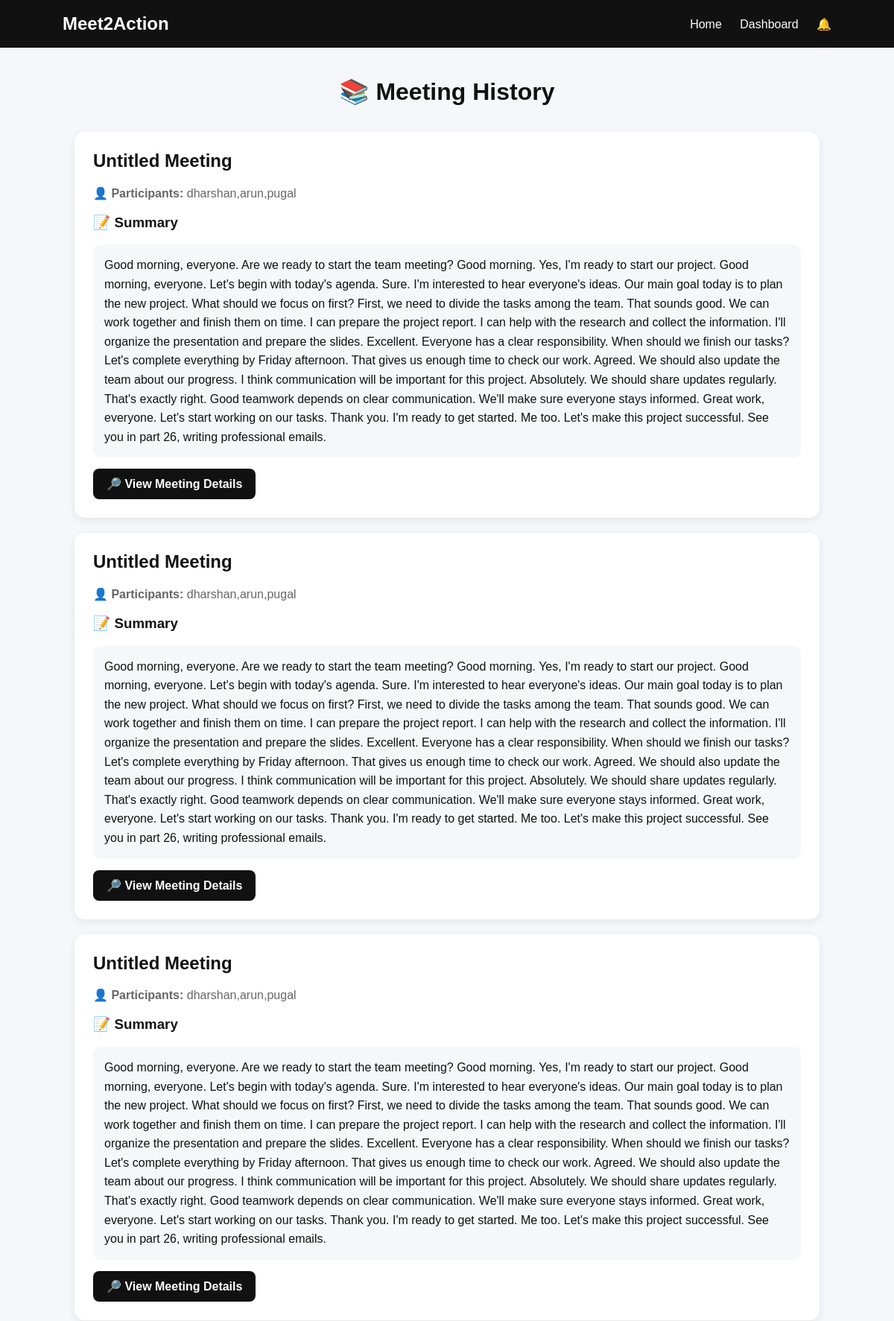
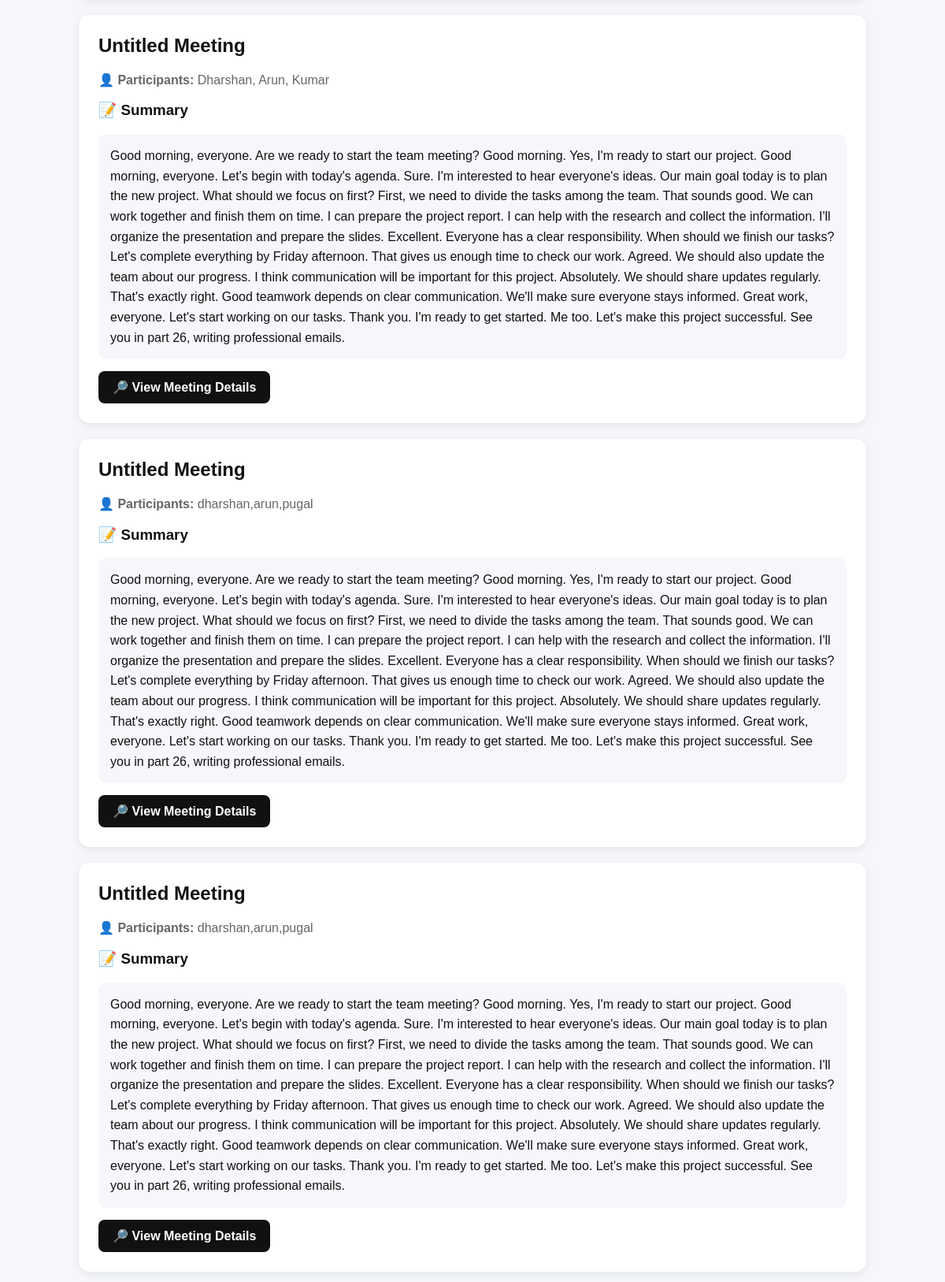
The app's page /history (upper part) with its own data (2 pictures, top to bottom).
### tables this page shows
CREATE TABLE meetings (
            id INTEGER PRIMARY KEY AUTOINCREMENT,
            title TEXT NOT NULL,
            participants TEXT NOT NULL,
            transcript TEXT NOT NULL,
            summary TEXT
        , created_at TEXT);

### app.py (the view)
@app.route("/history")
def history():
    conn = get_db()
    cursor = conn.cursor()
    cursor.execute("""
        SELECT *
        FROM meetings
        ORDER BY id DESC
    """)
    meetings = cursor.fetchall()
    conn.close()
    return render_template(
        "history.html",
        meetings=meetings
    )

### app.py (called while the page is built)
@app.after_request
def add_cors_headers(response):
    response.headers["Access-Control-Allow-Origin"] = "*"
    response.headers["Access-Control-Allow-Headers"] = "Content-Type"
    response.headers["Access-Control-Allow-Methods"] = "GET, POST, OPTIONS"
    return response

def get_db():
    conn = sqlite3.connect(DATABASE)
    conn.row_factory = sqlite3.Row
    return conn

### templates/history.html (shortened to what this page needs)
<!DOCTYPE html>
<html>
<head>
</head>
<body>
    <div class="navbar">
        <div class="logo">
            Meet2Action
        </div>
        <div>
            <a href="/">Home</a>
            <a href="/dashboard">Dashboard</a>
            <a href="/notifications">🔔</a>
        </div>
    </div>
    <div class="container">
        <h1>📚 Meeting History</h1>
        {% if meetings %}
            {% for meeting in meetings %}
                <div class="meeting">
                    <h2>
                        {{ meeting[1] }}
                    </h2>
                    <p class="info">
                        👤 <strong>Participants:</strong>
                        {{ meeting[2] }}
                    </p>
                    <h3>📝 Summary</h3>
                    <div class="summary">
                        {{ meeting[3] }}
                    </div>
                    <a
                        class="btn"
                        href="/meeting/{{ meeting[0] }}"
                    >
                        🔎 View Meeting Details
                    </a>
                </div>
            {% endfor %}
        {% endif %}
    </div>
</body>
</html>

### templates/history.html (style rules this page uses)
body { margin: 0; font-family: Arial, sans-serif; background: #f5f7fb; color: #111; }
.navbar { background: #111; color: white; padding: 18px 7%; display: flex; justify-content: space-between; align-items: center; }
.logo { font-size: 24px; font-weight: bold; }
.navbar a { color: white; text-decoration: none; margin-left: 20px; }
.container { max-width: 1000px; margin: 40px auto; padding: 0 20px; }
h1 { text-align: center; margin-bottom: 35px; }
.meeting { background: white; padding: 25px; margin-bottom: 20px; border-radius: 14px; box-shadow: 0 3px 12px rgba(0,0,0,0.08); }
.meeting h2 { margin-top: 0; }
.info { color: #666; margin: 8px 0; }
.summary { background: #f5f7fb; padding: 15px; border-radius: 10px; line-height: 1.6; }
.btn { display: inline-block; margin-top: 15px; padding: 11px 18px; background: #111; color: white; text-decoration: none; border-radius: 8px; font-weight: bold; }

### records on screen
meetings: title "Untitled Meeting", participants "dharshan,arun,pugal", transcript "Good morning, everyone. Are we ready to start the team meeting? Good morning. Yes, I'm ready to start our project. Good morning, everyone. Let's begin with today's agenda. Sure. I'm interested to hear everyone's ideas. Our main goal today is to plan the new project. What should we focus on first? First, we need to divide the tasks among the team. That sounds good. We can work together and finish them on time. I can prepare the project report. I can help with the research and collect the information. I'll organize the presentation and prepare the slides. Excellent. Everyone has a clear responsibility. When should we finish our tasks? Let's complete everything by Friday afternoon. That gives…"
meetings: title "Untitled Meeting", participants "dharshan,arun,pugal", transcript "Good morning, everyone. Are we ready to start the team meeting? Good morning. Yes, I'm ready to start our project. Good morning, everyone. Let's begin with today's agenda. Sure. I'm interested to hear everyone's ideas. Our main goal today is to plan the new project. What should we focus on first? First, we need to divide the tasks among the team. That sounds good. We can work together and finish them on time. I can prepare the project report. I can help with the research and collect the information. I'll organize the presentation and prepare the slides. Excellent. Everyone has a clear responsibility. When should we finish our tasks? Let's complete everything by Friday afternoon. That gives…"
meetings: title "Untitled Meeting", participants "dharshan,arun,pugal", transcript "Good morning, everyone. Are we ready to start the team meeting? Good morning. Yes, I'm ready to start our project. Good morning, everyone. Let's begin with today's agenda. Sure. I'm interested to hear everyone's ideas. Our main goal today is to plan the new project. What should we focus on first? First, we need to divide the tasks among the team. That sounds good. We can work together and finish them on time. I can prepare the project report. I can help with the research and collect the information. I'll organize the presentation and prepare the slides. Excellent. Everyone has a clear responsibility. When should we finish our tasks? Let's complete everything by Friday afternoon. That gives…"
meetings: title "Untitled Meeting", participants "Dharshan, Arun, Kumar", transcript "Good morning, everyone. Are we ready to start the team meeting? Good morning. Yes, I'm ready to start our project. Good morning, everyone. Let's begin with today's agenda. Sure. I'm interested to hear everyone's ideas. Our main goal today is to plan the new project. What should we focus on first? First, we need to divide the tasks among the team. That sounds good. We can work together and finish them on time. I can prepare the project report. I can help with the research and collect the information. I'll organize the presentation and prepare the slides. Excellent. Everyone has a clear responsibility. When should we finish our tasks? Let's complete everything by Friday afternoon. That gives…"
meetings: title "Untitled Meeting", participants "dharshan,arun,pugal", transcript "Good morning, everyone. Are we ready to start the team meeting? Good morning. Yes, I'm ready to start our project. Good morning, everyone. Let's begin with today's agenda. Sure. I'm interested to hear everyone's ideas. Our main goal today is to plan the new project. What should we focus on first? First, we need to divide the tasks among the team. That sounds good. We can work together and finish them on time. I can prepare the project report. I can help with the research and collect the information. I'll organize the presentation and prepare the slides. Excellent. Everyone has a clear responsibility. When should we finish our tasks? Let's complete everything by Friday afternoon. That gives…"
meetings: title "Untitled Meeting", participants "dharshan,arun,pugal", transcript "Good morning, everyone. Are we ready to start the team meeting? Good morning. Yes, I'm ready to start our project. Good morning, everyone. Let's begin with today's agenda. Sure. I'm interested to hear everyone's ideas. Our main goal today is to plan the new project. What should we focus on first? First, we need to divide the tasks among the team. That sounds good. We can work together and finish them on time. I can prepare the project report. I can help with the research and collect the information. I'll organize the presentation and prepare the slides. Excellent. Everyone has a clear responsibility. When should we finish our tasks? Let's complete everything by Friday afternoon. That gives…"
